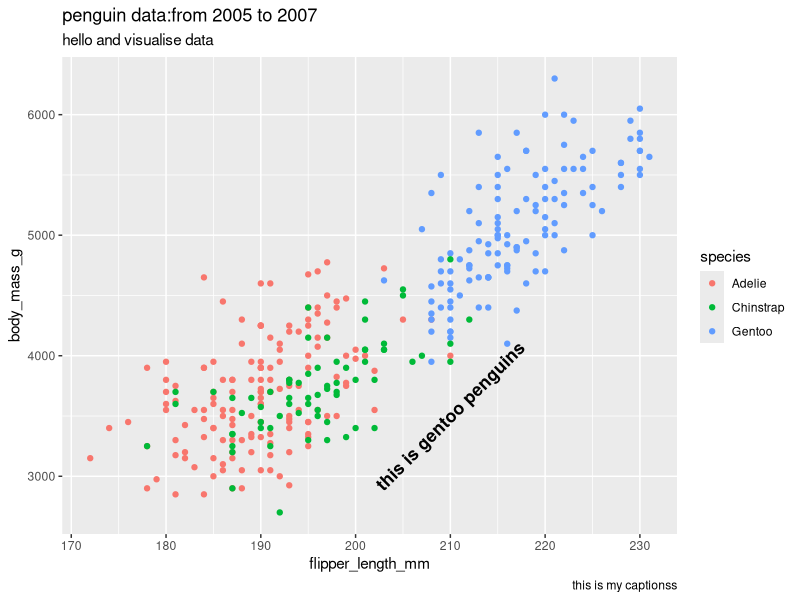
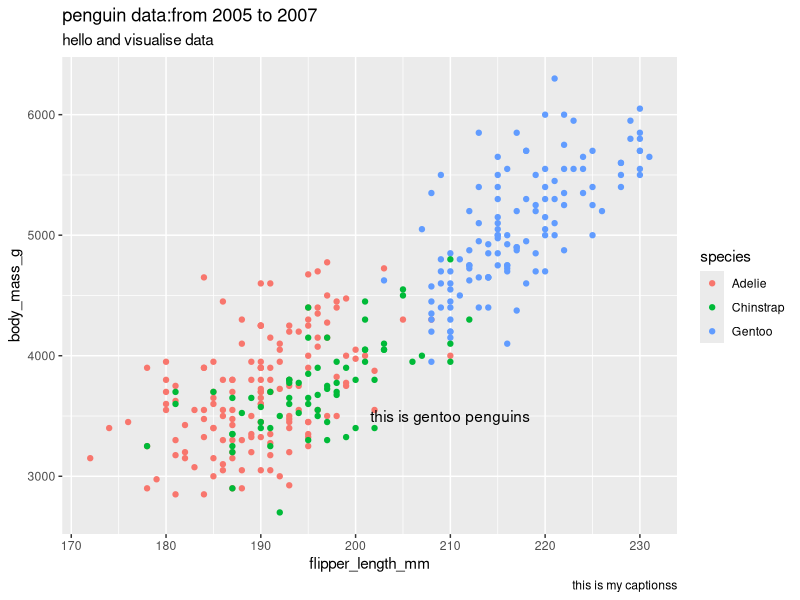
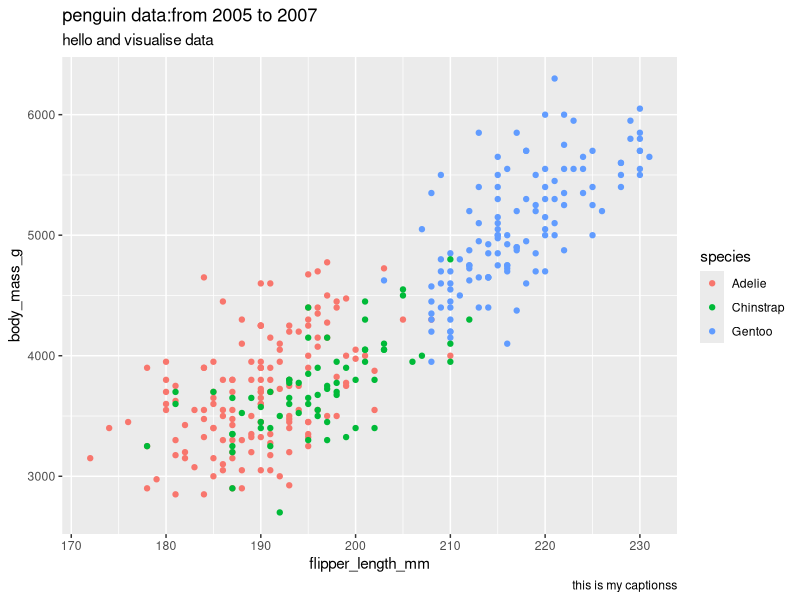

Reproduce these figures in R, in order.
#Annotating and making plots more readable.
library(ggplot2)
library(palmerpenguins)


#title
#subtitle
#captions

ggplot(data=penguins)+
  geom_point(mapping=aes(x=flipper_length_mm, y=body_mass_g,color=species))+
  labs(title="penguin data:from 2005 to 2007")+
  labs(subtitle="hello and visualise data",
       caption="this is my captionss")+
  annotate("text",x=210,y=3500,label="this is gentoo penguins",fontface="bold", size=4.5,angle=45)

#annotations

myplot<-ggplot(data=penguins)+
  geom_point(mapping=aes(x=flipper_length_mm, y=body_mass_g,color=species))+
  labs(title="penguin data:from 2005 to 2007")+
  labs(subtitle="hello and visualise data",
       caption="this is my captionss")

#to speicifically write soemthing or point something in specifi position of grph
myplot+annotate("text",x=210,y=3500,label="this is gentoo penguins")
myplot